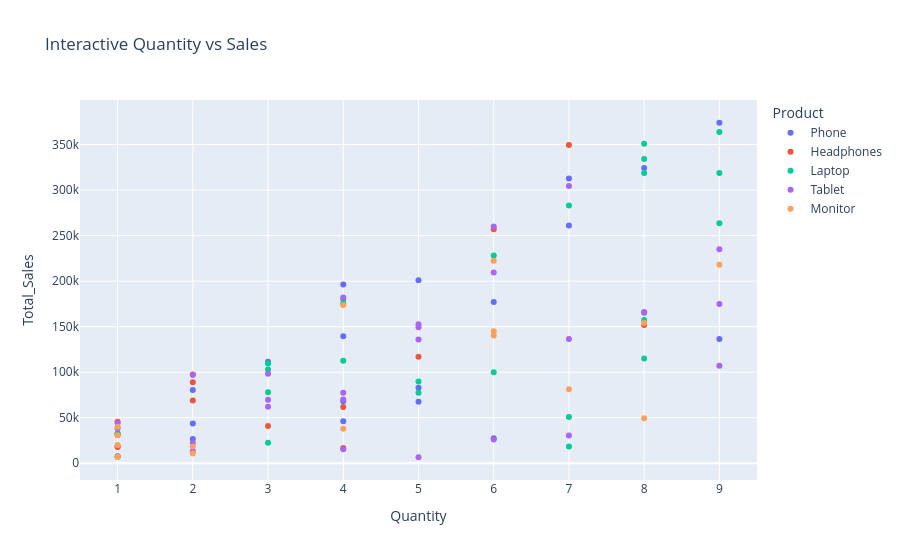

Notebook source saved alongside this figure:
### Code cell
# ============================================
# INTERACTIVE SCATTER CHART
# ============================================

fig = px.scatter(
    df,
    x='Quantity',
    y='Total_Sales',
    color='Product',
    hover_data=df.columns,
    title='Interactive Quantity vs Sales'
)

fig.show()

### Figure 1 — Plotly figure (JSON) as saved in the notebook; plotly's stock layout.template omitted (floating-point values rounded to 4 significant figures; data arrays with more than 128 entries replaced by an {"elided": "..."} marker saying what was removed)
{"data": [{"customdata": [["2024-01-01T00:00:00", "Phone", 37300, "CUST001", "East", "January"], ["2024-01-03T00:00:00", "Phone", 21746, "CUST003", "West", "January"], ["2024-01-12T00:00:00", "Phone", 13233, "CUST012", "West", "January"], ["2024-01-13T00:00:00", "Phone", 20655, "CUST013", "East", "January"], ["2024-01-16T00:00:00", "Phone", 41548, "CUST016", "South", "January"], ["2024-01-17T00:00:00", "Phone", 13488, "CUST017", "South", "January"], ["2024-02-01T00:00:00", "Phone", 16997, "CUST032", "South", "February"], ["2024-02-06T00:00:00", "Phone", 40177, "CUST037", "North", "February"], ["2024-02-09T00:00:00", "Phone", 11494, "CUST040", "South", "February"], ["2024-02-11T00:00:00", "Phone", 18616, "CUST042", "West", "February"], ["2024-02-14T00:00:00", "Phone", 40244, "CUST045", "East", "February"], ["2024-02-16T00:00:00", "Phone", 29499, "CUST047", "North", "February"], ["2024-02-20T00:00:00", "Phone", 15160, "CUST051", "West", "February"], ["2024-02-25T00:00:00", "Phone", 37135, "CUST056", "North", "February"], ["2024-03-05T00:00:00", "Phone", 44652, "CUST065", "South", "March"], ["2024-03-11T00:00:00", "Phone", 34843, "CUST071", "West", "March"], ["2024-03-16T00:00:00", "Phone", 16596, "CUST076", "South", "March"], ["2024-03-20T00:00:00", "Phone", 49101, "CUST080", "South", "March"], ["2024-03-24T00:00:00", "Phone", 40518, "CUST084", "South", "March"], ["2024-03-28T00:00:00", "Phone", 4578, "CUST088", "West", "March"]], "hovertemplate": "Product=%{customdata[1]}<br>Quantity=%{x}<br>Total_Sales=%{y}<br>Date=%{customdata[0]}<br>Price=%{customdata[2]}<br>Customer_ID=%{customdata[3]}<br>Region=%{customdata[4]}<br>Month=%{customdata[5]}<extra></extra>", "legendgroup": "Phone", "marker": {"color": "#636efa", "symbol": "circle"}, "mode": "markers", "name": "Phone", "orientation": "v", "showlegend": true, "type": "scatter", "x": [7, 2, 2, 8, 9, 5, 4, 5, 4, 1, 2, 6, 9, 3, 7, 4, 5, 4, 8, 6], "xaxis": "x", "y": [261100, 43492, 26466, 165240, 373932, 67440, 67988, 200885, 45976, 18616, 80488, 176994, 136440, 111405, 312564, 139372, 82980, 196404, 324144, 27468], "yaxis": "y"}, {"customdata": [["2024-01-02T00:00:00", "Headphones", 15406, "CUST002", "North", "January"], ["2024-01-04T00:00:00", "Headphones", 30895, "CUST004", "East", "January"], ["2024-01-14T00:00:00", "Headphones", 4195, "CUST014", "East", "January"], ["2024-01-15T00:00:00", "Headphones", 34447, "CUST015", "West", "January"], ["2024-01-24T00:00:00", "Headphones", 17838, "CUST024", "West", "January"], ["2024-01-29T00:00:00", "Headphones", 45467, "CUST029", "North", "January"], ["2024-02-21T00:00:00", "Headphones", 32524, "CUST052", "West", "February"], ["2024-02-29T00:00:00", "Headphones", 13624, "CUST060", "South", "February"], ["2024-03-07T00:00:00", "Headphones", 44487, "CUST067", "East", "March"], ["2024-03-12T00:00:00", "Headphones", 18964, "CUST072", "East", "March"], ["2024-03-13T00:00:00", "Headphones", 49930, "CUST073", "West", "March"], ["2024-03-22T00:00:00", "Headphones", 48769, "CUST082", "South", "March"], ["2024-04-02T00:00:00", "Headphones", 42813, "CUST093", "South", "April"], ["2024-04-06T00:00:00", "Headphones", 7647, "CUST097", "West", "April"], ["2024-04-09T00:00:00", "Headphones", 23376, "CUST100", "South", "April"]], "hovertemplate": "Product=%{customdata[1]}<br>Quantity=%{x}<br>Total_Sales=%{y}<br>Date=%{customdata[0]}<br>Price=%{customdata[2]}<br>Customer_ID=%{customdata[3]}<br>Region=%{customdata[4]}<br>Month=%{customdata[5]}<extra></extra>", "legendgroup": "Headphones", "marker": {"color": "#EF553B", "symbol": "circle"}, "mode": "markers", "name": "Headphones", "orientation": "v", "showlegend": true, "type": "scatter", "x": [4, 1, 4, 2, 1, 1, 1, 3, 2, 8, 7, 2, 6, 1, 5], "xaxis": "x", "y": [61624, 30895, 16780, 68894, 17838, 45467, 32524, 40872, 88974, 151712, 349510, 97538, 256878, 7647, 116880], "yaxis": "y"}, {"customdata": {"elided": "24x6 mixed values"}, "hovertemplate": "Product=%{customdata[1]}<br>Quantity=%{x}<br>Total_Sales=%{y}<br>Date=%{customdata[0]}<br>Price=%{customdata[2]}<br>Customer_ID=%{customdata[3]}<br>Region=%{customdata[4]}<br>Month=%{customdata[5]}<extra></extra>", "legendgroup": "Laptop", "marker": {"color": "#00cc96", "symbol": "circle"}, "mode": "markers", "name": "Laptop", "orientation": "v", "showlegend": true, "type": "scatter", "x": [8, 7, 9, 7, 4, 8, 3, 9, 3, 1, 4, 5, 8, 5, 8, 3, 9, 7, 4, 8, 3, 6, 1, 6], "xaxis": "x", "y": [318680, 282940, 363870, 50834, 180092, 333992, 109554, 263475, 77844, 32297, 175392, 77375, 157288, 89620, 115048, 102909, 318762, 18221, 112392, 350888, 22365, 228222, 7148, 100002], "yaxis": "y"}, {"customdata": {"elided": "26x6 mixed values"}, "hovertemplate": "Product=%{customdata[1]}<br>Quantity=%{x}<br>Total_Sales=%{y}<br>Date=%{customdata[0]}<br>Price=%{customdata[2]}<br>Customer_ID=%{customdata[3]}<br>Region=%{customdata[4]}<br>Month=%{customdata[5]}<extra></extra>", "legendgroup": "Tablet", "marker": {"color": "#ab63fa", "symbol": "circle"}, "mode": "markers", "name": "Tablet", "orientation": "v", "showlegend": true, "type": "scatter", "x": [3, 4, 1, 2, 1, 7, 9, 6, 3, 2, 6, 4, 6, 2, 5, 7, 5, 3, 4, 9, 9, 4, 5, 7, 8, 5], "xaxis": "x", "y": [98373, 77288, 44045, 13426, 38298, 304465, 107118, 209400, 62088, 97204, 26034, 182060, 260100, 22064, 6540, 30387, 149200, 69687, 70048, 234990, 174825, 15356, 152655, 136549, 166160, 135980], "yaxis": "y"}, {"customdata": [["2024-01-11T00:00:00", "Monitor", 6160, "CUST011", "West", "January"], ["2024-01-25T00:00:00", "Monitor", 9191, "CUST025", "West", "January"], ["2024-02-07T00:00:00", "Monitor", 19256, "CUST038", "East", "February"], ["2024-02-08T00:00:00", "Monitor", 39924, "CUST039", "South", "February"], ["2024-02-10T00:00:00", "Monitor", 20083, "CUST041", "West", "February"], ["2024-02-13T00:00:00", "Monitor", 43428, "CUST044", "West", "February"], ["2024-02-17T00:00:00", "Monitor", 6720, "CUST048", "West", "February"], ["2024-02-22T00:00:00", "Monitor", 24160, "CUST053", "North", "February"], ["2024-02-26T00:00:00", "Monitor", 37055, "CUST057", "East", "February"], ["2024-02-27T00:00:00", "Monitor", 5272, "CUST058", "East", "February"], ["2024-03-03T00:00:00", "Monitor", 24224, "CUST063", "East", "March"], ["2024-03-15T00:00:00", "Monitor", 23381, "CUST075", "North", "March"], ["2024-03-26T00:00:00", "Monitor", 11591, "CUST086", "North", "March"], ["2024-03-30T00:00:00", "Monitor", 9483, "CUST090", "East", "March"], ["2024-04-08T00:00:00", "Monitor", 30717, "CUST099", "North", "April"]], "hovertemplate": "Product=%{customdata[1]}<br>Quantity=%{x}<br>Total_Sales=%{y}<br>Date=%{customdata[0]}<br>Price=%{customdata[2]}<br>Customer_ID=%{customdata[3]}<br>Region=%{customdata[4]}<br>Month=%{customdata[5]}<extra></extra>", "legendgroup": "Monitor", "marker": {"color": "#FFA15A", "symbol": "circle"}, "mode": "markers", "name": "Monitor", "orientation": "v", "showlegend": true, "type": "scatter", "x": [8, 2, 8, 1, 1, 4, 1, 6, 6, 2, 9, 6, 7, 4, 1], "xaxis": "x", "y": [49280, 18382, 154048, 39924, 20083, 173712, 6720, 144960, 222330, 10544, 218016, 140286, 81137, 37932, 30717], "yaxis": "y"}], "layout": {"legend": {"title": {"text": "Product"}, "tracegroupgap": 0}, "title": {"text": "Interactive Quantity vs Sales"}, "xaxis": {"anchor": "y", "domain": [0, 1], "title": {"text": "Quantity"}}, "yaxis": {"anchor": "x", "domain": [0, 1], "title": {"text": "Total_Sales"}}}}
